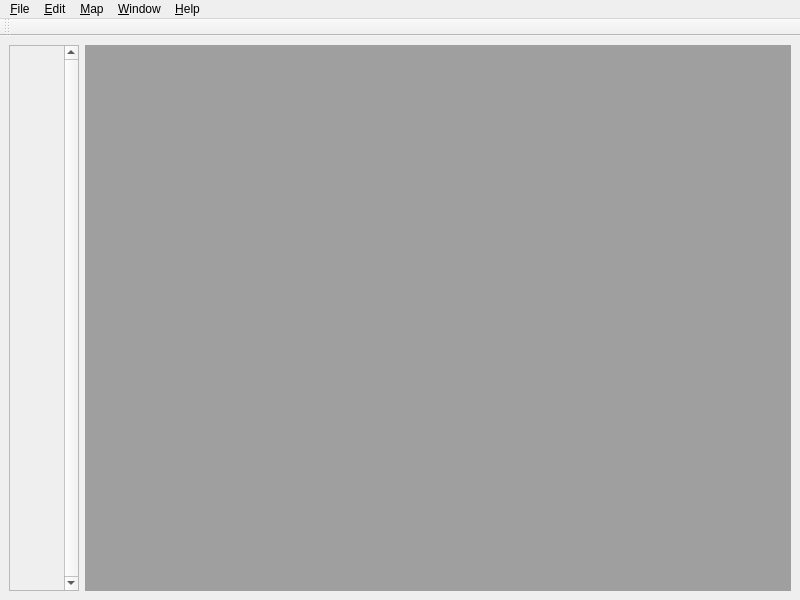
<?xml version="1.0" encoding="UTF-8"?>
<ui version="4.0">
 <class>MapEditorWindow</class>
 <widget class="QMainWindow" name="MapEditorWindow">
  <property name="geometry">
   <rect>
    <x>0</x>
    <y>0</y>
    <width>800</width>
    <height>600</height>
   </rect>
  </property>
  <property name="sizePolicy">
   <sizepolicy hsizetype="Preferred" vsizetype="Preferred">
    <horstretch>0</horstretch>
    <verstretch>0</verstretch>
   </sizepolicy>
  </property>
  <property name="windowTitle">
   <string>xVector Engine Map Editor</string>
  </property>
  <widget class="QWidget" name="centralwidget">
   <layout class="QHBoxLayout" name="horizontalLayout">
    <item>
     <widget class="QScrollArea" name="ResourceScroll">
      <property name="sizePolicy">
       <sizepolicy hsizetype="Minimum" vsizetype="Expanding">
        <horstretch>0</horstretch>
        <verstretch>0</verstretch>
       </sizepolicy>
      </property>
      <property name="minimumSize">
       <size>
        <width>0</width>
        <height>0</height>
       </size>
      </property>
      <property name="sizeIncrement">
       <size>
        <width>32</width>
        <height>0</height>
       </size>
      </property>
      <property name="frameShape">
       <enum>QFrame::StyledPanel</enum>
      </property>
      <property name="verticalScrollBarPolicy">
       <enum>Qt::ScrollBarAlwaysOn</enum>
      </property>
      <property name="horizontalScrollBarPolicy">
       <enum>Qt::ScrollBarAlwaysOff</enum>
      </property>
      <property name="widgetResizable">
       <bool>true</bool>
      </property>
      <widget class="QWidget" name="ResourceArea">
       <property name="geometry">
        <rect>
         <x>0</x>
         <y>0</y>
         <width>160</width>
         <height>542</height>
        </rect>
       </property>
       <property name="sizePolicy">
        <sizepolicy hsizetype="Fixed" vsizetype="MinimumExpanding">
         <horstretch>0</horstretch>
         <verstretch>0</verstretch>
        </sizepolicy>
       </property>
       <property name="minimumSize">
        <size>
         <width>160</width>
         <height>0</height>
        </size>
       </property>
       <property name="maximumSize">
        <size>
         <width>160</width>
         <height>16777215</height>
        </size>
       </property>
      </widget>
     </widget>
    </item>
    <item>
     <widget class="QMdiArea" name="mdiArea">
      <property name="sizePolicy">
       <sizepolicy hsizetype="Expanding" vsizetype="Expanding">
        <horstretch>0</horstretch>
        <verstretch>0</verstretch>
       </sizepolicy>
      </property>
      <property name="viewMode">
       <enum>QMdiArea::SubWindowView</enum>
      </property>
      <property name="documentMode">
       <bool>false</bool>
      </property>
     </widget>
    </item>
   </layout>
  </widget>
  <widget class="QMenuBar" name="menubar">
   <property name="geometry">
    <rect>
     <x>0</x>
     <y>0</y>
     <width>800</width>
     <height>25</height>
    </rect>
   </property>
   <widget class="QMenu" name="menu_File">
    <property name="title">
     <string>&amp;File</string>
    </property>
    <addaction name="action_New"/>
    <addaction name="action_Open"/>
    <addaction name="action_Save"/>
    <addaction name="action_SaveAs"/>
    <addaction name="actionClose"/>
    <addaction name="separator"/>
    <addaction name="action_Quit"/>
   </widget>
   <widget class="QMenu" name="menu_Edit">
    <property name="title">
     <string>&amp;Edit</string>
    </property>
    <addaction name="action_Undo"/>
    <addaction name="action_Redo"/>
    <addaction name="separator"/>
    <addaction name="action_Copy"/>
    <addaction name="actionC_ut"/>
    <addaction name="action_Paste"/>
   </widget>
   <widget class="QMenu" name="menu_Help">
    <property name="title">
     <string>&amp;Help</string>
    </property>
    <addaction name="action_Contents"/>
    <addaction name="separator"/>
    <addaction name="action_About"/>
   </widget>
   <widget class="QMenu" name="menu_Window">
    <property name="title">
     <string>&amp;Window</string>
    </property>
    <addaction name="actionNone"/>
   </widget>
   <widget class="QMenu" name="menuMap">
    <property name="title">
     <string>&amp;Map</string>
    </property>
    <addaction name="action_Properties"/>
   </widget>
   <addaction name="menu_File"/>
   <addaction name="menu_Edit"/>
   <addaction name="menuMap"/>
   <addaction name="menu_Window"/>
   <addaction name="menu_Help"/>
  </widget>
  <widget class="QToolBar" name="toolBar">
   <property name="windowTitle">
    <string>toolBar</string>
   </property>
   <property name="allowedAreas">
    <set>Qt::TopToolBarArea</set>
   </property>
   <property name="floatable">
    <bool>false</bool>
   </property>
   <attribute name="toolBarArea">
    <enum>TopToolBarArea</enum>
   </attribute>
   <attribute name="toolBarBreak">
    <bool>false</bool>
   </attribute>
  </widget>
  <action name="action_Contents">
   <property name="icon">
    <iconset resource="MapEditor.qrc">
     <normaloff>:/ActionIcons/res/help-browser.png</normaloff>:/ActionIcons/res/help-browser.png</iconset>
   </property>
   <property name="text">
    <string>&amp;Contents</string>
   </property>
   <property name="shortcut">
    <string>F1</string>
   </property>
  </action>
  <action name="action_About">
   <property name="text">
    <string>&amp;About</string>
   </property>
  </action>
  <action name="action_Copy">
   <property name="icon">
    <iconset resource="MapEditor.qrc">
     <normaloff>:/ActionIcons/res/edit-copy.png</normaloff>:/ActionIcons/res/edit-copy.png</iconset>
   </property>
   <property name="text">
    <string>&amp;Copy</string>
   </property>
   <property name="shortcut">
    <string>Ctrl+C</string>
   </property>
  </action>
  <action name="actionC_ut">
   <property name="icon">
    <iconset resource="MapEditor.qrc">
     <normaloff>:/ActionIcons/res/edit-cut.png</normaloff>:/ActionIcons/res/edit-cut.png</iconset>
   </property>
   <property name="text">
    <string>Cu&amp;t</string>
   </property>
   <property name="shortcut">
    <string>Ctrl+X</string>
   </property>
  </action>
  <action name="action_Paste">
   <property name="icon">
    <iconset resource="MapEditor.qrc">
     <normaloff>:/ActionIcons/res/edit-paste.png</normaloff>:/ActionIcons/res/edit-paste.png</iconset>
   </property>
   <property name="text">
    <string>&amp;Paste</string>
   </property>
   <property name="shortcut">
    <string>Ctrl+V</string>
   </property>
  </action>
  <action name="action_New">
   <property name="icon">
    <iconset resource="MapEditor.qrc">
     <normaloff>:/ActionIcons/res/document-new.png</normaloff>:/ActionIcons/res/document-new.png</iconset>
   </property>
   <property name="text">
    <string>&amp;New...</string>
   </property>
   <property name="shortcut">
    <string>Ctrl+N</string>
   </property>
  </action>
  <action name="action_Open">
   <property name="icon">
    <iconset resource="MapEditor.qrc">
     <normaloff>:/ActionIcons/res/document-open.png</normaloff>:/ActionIcons/res/document-open.png</iconset>
   </property>
   <property name="text">
    <string>&amp;Open...</string>
   </property>
   <property name="shortcut">
    <string>Ctrl+O</string>
   </property>
  </action>
  <action name="action_Save">
   <property name="icon">
    <iconset resource="MapEditor.qrc">
     <normaloff>:/ActionIcons/res/document-save.png</normaloff>:/ActionIcons/res/document-save.png</iconset>
   </property>
   <property name="text">
    <string>&amp;Save</string>
   </property>
   <property name="shortcut">
    <string>Ctrl+S</string>
   </property>
  </action>
  <action name="action_SaveAs">
   <property name="icon">
    <iconset resource="MapEditor.qrc">
     <normaloff>:/ActionIcons/res/document-save-as.png</normaloff>:/ActionIcons/res/document-save-as.png</iconset>
   </property>
   <property name="text">
    <string>S&amp;ave As...</string>
   </property>
  </action>
  <action name="action_Quit">
   <property name="text">
    <string>&amp;Quit</string>
   </property>
  </action>
  <action name="actionNone">
   <property name="enabled">
    <bool>false</bool>
   </property>
   <property name="text">
    <string>None</string>
   </property>
  </action>
  <action name="action_Properties">
   <property name="text">
    <string>&amp;Properties...</string>
   </property>
   <property name="shortcut">
    <string>Ctrl+M</string>
   </property>
  </action>
  <action name="actionClose">
   <property name="text">
    <string>&amp;Close</string>
   </property>
  </action>
  <action name="action_Undo">
   <property name="icon">
    <iconset resource="MapEditor.qrc">
     <normaloff>:/ActionIcons/res/edit-undo.png</normaloff>:/ActionIcons/res/edit-undo.png</iconset>
   </property>
   <property name="text">
    <string>&amp;Undo</string>
   </property>
   <property name="shortcut">
    <string>Ctrl+Z</string>
   </property>
  </action>
  <action name="action_Redo">
   <property name="icon">
    <iconset resource="MapEditor.qrc">
     <normaloff>:/ActionIcons/res/edit-redo.png</normaloff>:/ActionIcons/res/edit-redo.png</iconset>
   </property>
   <property name="text">
    <string>&amp;Redo</string>
   </property>
   <property name="shortcut">
    <string>Ctrl+Y</string>
   </property>
  </action>
 </widget>
 <resources>
  <include location="MapEditor.qrc"/>
 </resources>
 <connections/>
</ui>
